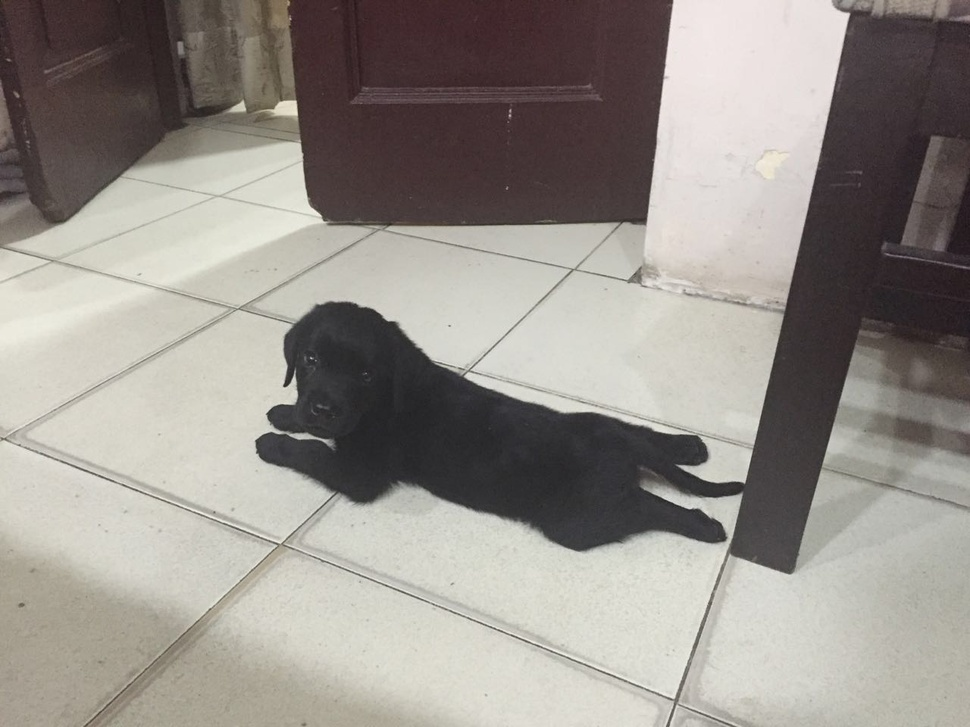
#> input picture IMG-20200803-WA0060.jpg, 970 x 727 px, shrunk from 1280 x 960 before the run
$ python -i image_processing.py   (imports and definitions only)
#> lines starting #> are read from the running program, lines starting #| are printed output that depends on the picture
import cv2
import numpy as np
from PIL import Image, ImageEnhance

def enhance_image(image_path, output_path, sharpness=4, contrast=1.3, blur=3):
#> called with image_path = '../IMG-20200803-WA0060.jpg', output_path = 'out.png', sharpness = 4, contrast = 1.3, blur = 3
    img = cv2.imread(image_path)
#> img is the input picture: shape (727, 970, 3); mean B, G, R 139.4, 145.4, 150.8
    img = cv2.cvtColor(img, cv2.COLOR_BGR2RGB)
    pil_img = Image.fromarray(img)
    enhancer = ImageEnhance.Sharpness(pil_img)
    img_enhanced = enhancer.enhance(sharpness)
    enhancer = ImageEnhance.Contrast(img_enhanced)
    img_enhanced = enhancer.enhance(contrast)
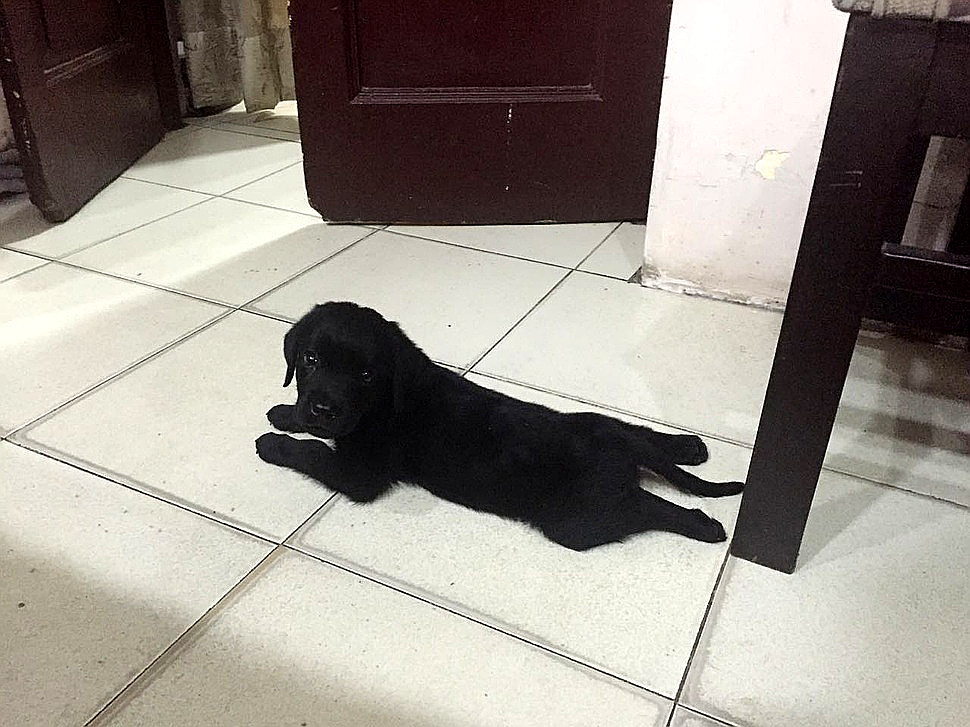
#> img_enhanced: PIL image 970x727 RGB; mean R, G, B 151.3, 144.7, 137
    img_enhanced = np.array(img_enhanced)
    img_enhanced = cv2.GaussianBlur(img_enhanced, (blur, blur), 0)
#> img_enhanced: shape (727, 970, 3)
    img_enhanced = Image.fromarray(img_enhanced)
    img_enhanced.save(output_path)

>>> result = enhance_image('../IMG-20200803-WA0060.jpg', 'out.png')
